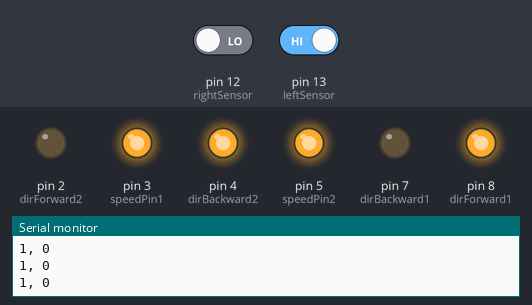
This sketch was run on a simulated Arduino Uno, built with avr-gcc and run on an emulated ATmega328P. On the bench: output pins drawn as LEDs (lit = HIGH), the last lines printed to the serial monitor. The test bench sets the inputs (shaded band); at power-on: pin 12 (rightSensor) LOW, pin 13 (leftSensor) HIGH.

Above: at 1.2 s.
1.3 s: pin 12 (rightSensor) driven HIGH
At 2.5 s:
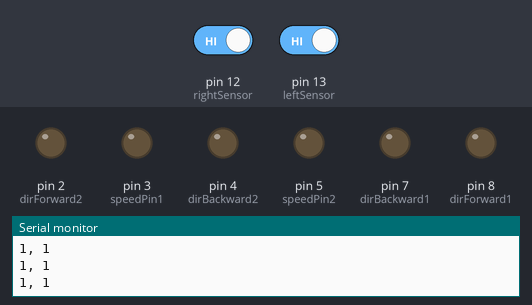
2.8 s: pin 13 (leftSensor) driven LOW
At 3.6 s:
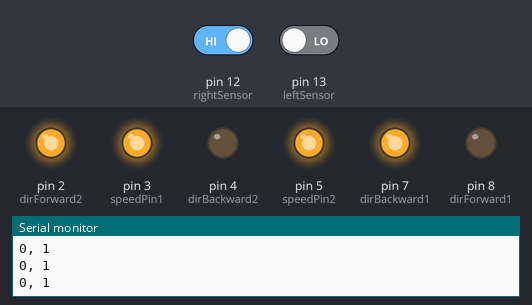
4.3 s: pin 12 (rightSensor) driven LOW
At 4.7 s:
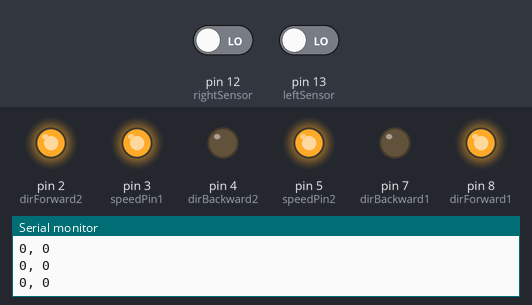
5.8 s: pin 13 (leftSensor) driven HIGH
At 7.2 s:
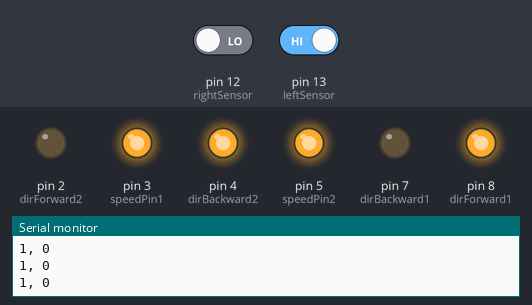
Timing chart, 0 to 8.8 s (numbered marks = the images above; inputs shaded):
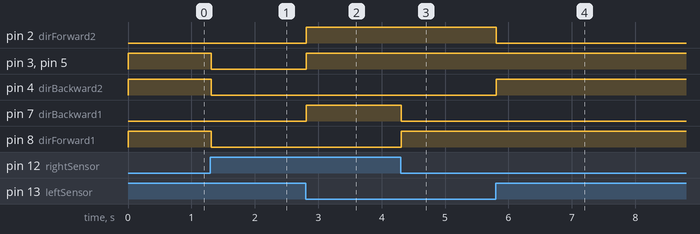

The sketch:

Arduino_Line-Following_Car_Project.ino
```cpp
#define leftSensor 13
#define rightSensor 12

#define speedPin1 3
#define speedPin2 5

#define dirForward1 8
#define dirBackward1 7
#define dirForward2 2
#define dirBackward2 4

bool left, right;
//int carSpeed = 225;

void setup() {
  pinMode(leftSensor, INPUT);
  pinMode(rightSensor, INPUT);

  pinMode(speedPin1, OUTPUT);
  pinMode(speedPin2, OUTPUT);
  pinMode(dirForward1, OUTPUT);
  pinMode(dirBackward1, OUTPUT);
  pinMode(dirForward2, OUTPUT);
  pinMode(dirBackward2, OUTPUT);

  Stop();
  Serial.begin(9600);
  MoveForward();

}

void loop() {
  left = digitalRead(leftSensor);
  right = digitalRead(rightSensor);

  Serial.print(left);
  Serial.print(", ");
  Serial.println(right);

  if(!left && !right)
  {
    MoveForward();
  }
  else if(left && !right)
  {
    TurnLeft();
  }
  else if(!left && right)
  {
    TurnRight();
  }
  else if(left && right)
  {
    Stop();
  }

}


void MoveForward()
{
  digitalWrite(dirForward1, HIGH);
  digitalWrite(dirBackward1, LOW);
  digitalWrite(speedPin1, HIGH);

  digitalWrite(dirForward2, HIGH);
  digitalWrite(dirBackward2, LOW);
  digitalWrite(speedPin2, HIGH);
}

void TurnRight()
{
  digitalWrite(dirForward1, LOW);
  digitalWrite(dirBackward1, HIGH);
  digitalWrite(speedPin1, HIGH);

  digitalWrite(dirForward2, HIGH);
  digitalWrite(dirBackward2, LOW);
  digitalWrite(speedPin2, HIGH);
}

void TurnLeft()
{
  digitalWrite(dirForward1, HIGH);
  digitalWrite(dirBackward1, LOW);
  digitalWrite(speedPin1, HIGH);

  digitalWrite(dirForward2, LOW);
  digitalWrite(dirBackward2, HIGH);
  digitalWrite(speedPin2, HIGH);
}

void Stop()
{
  digitalWrite(dirForward1, LOW);
  digitalWrite(dirBackward1, LOW);
  digitalWrite(speedPin1, LOW);

  digitalWrite(dirForward2, LOW);
  digitalWrite(dirBackward2, LOW);
  digitalWrite(speedPin2, LOW);
}
```

Measured:
- after the input at 1.3 s, pin 3 (speedPin1), pin 4 (dirBackward2), pin 5 (speedPin2), pin 8 (dirForward1): HIGH → LOW at once
- after the input at 2.8 s, pin 2 (dirForward2), pin 3 (speedPin1), pin 5 (speedPin2), pin 7 (dirBackward1): LOW → HIGH at once
- after the input at 4.3 s, pin 7 (dirBackward1): HIGH → LOW at once; pin 8 (dirForward1): LOW → HIGH at once
- after the input at 5.8 s, pin 2 (dirForward2): HIGH → LOW at once; pin 4 (dirBackward2): LOW → HIGH at once
